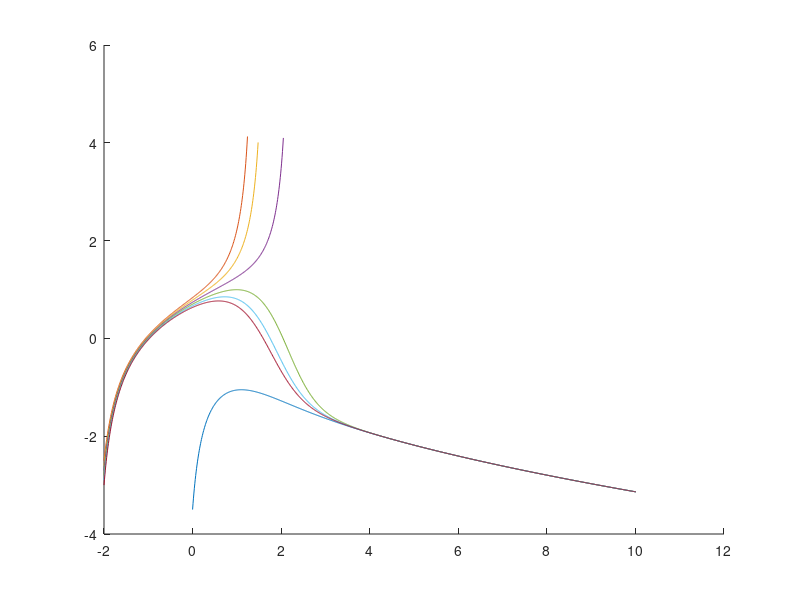

The MATLAB script that drew this image:
clear; close all;
hold;
f1 = @(t,x) x^2 -t;
f2 = @(t,x) 2*x*f1(t,x) -1;
f3 = @(t,x) 2*(f2(t,x).^2) + 2*x*f1(t,x);
T3 = @(t,x,h) x + h*f1(t,x) + h^2/2*f2(t,x) + h^3/6*f3(t,x);
a = 0; t = a; x = -3.5; N = 10; h = 0.01; k = 0;


while t < N
    k = k +1;
    t(k+1) = t(k) + h;
    x(k+1) = T3(t(k),x(k),h);
end
    
plot(t,x);
clear t x;



for l = -2.5:-0.1:-3
    a = -2; t = a; x = l; k = 0;
while t < N
    k = k +1;
    if x(k) > 4 ; break; end
    t(k+1) = t(k) + h;
    x(k+1) = T3(t(k),x(k),h);
end
plot(t,x);
clear t x;

end

hold;